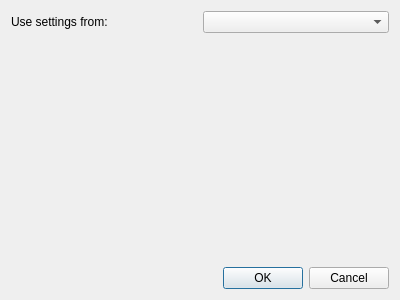
<?xml version="1.0" encoding="UTF-8"?>
<ui version="4.0">
 <class>DialogSettings</class>
 <widget class="QDialog" name="DialogSettings">
  <property name="geometry">
   <rect>
    <x>0</x>
    <y>0</y>
    <width>400</width>
    <height>300</height>
   </rect>
  </property>
  <property name="windowTitle">
   <string>Settings</string>
  </property>
  <layout class="QGridLayout" name="gridLayout">
   <item row="0" column="0">
    <widget class="QLabel" name="label">
     <property name="text">
      <string>Use settings from:</string>
     </property>
    </widget>
   </item>
   <item row="0" column="1">
    <widget class="QComboBox" name="comboBoxInstalledEAGLEVersions"/>
   </item>
   <item row="2" column="0" colspan="2">
    <widget class="QDialogButtonBox" name="buttonBox">
     <property name="orientation">
      <enum>Qt::Horizontal</enum>
     </property>
     <property name="standardButtons">
      <set>QDialogButtonBox::Cancel|QDialogButtonBox::Ok</set>
     </property>
    </widget>
   </item>
   <item row="1" column="0">
    <spacer name="verticalSpacer">
     <property name="orientation">
      <enum>Qt::Vertical</enum>
     </property>
     <property name="sizeHint" stdset="0">
      <size>
       <width>20</width>
       <height>40</height>
      </size>
     </property>
    </spacer>
   </item>
  </layout>
 </widget>
 <resources/>
 <connections>
  <connection>
   <sender>buttonBox</sender>
   <signal>accepted()</signal>
   <receiver>DialogSettings</receiver>
   <slot>accept()</slot>
   <hints>
    <hint type="sourcelabel">
     <x>248</x>
     <y>254</y>
    </hint>
    <hint type="destinationlabel">
     <x>157</x>
     <y>274</y>
    </hint>
   </hints>
  </connection>
  <connection>
   <sender>buttonBox</sender>
   <signal>rejected()</signal>
   <receiver>DialogSettings</receiver>
   <slot>reject()</slot>
   <hints>
    <hint type="sourcelabel">
     <x>316</x>
     <y>260</y>
    </hint>
    <hint type="destinationlabel">
     <x>286</x>
     <y>274</y>
    </hint>
   </hints>
  </connection>
 </connections>
</ui>
